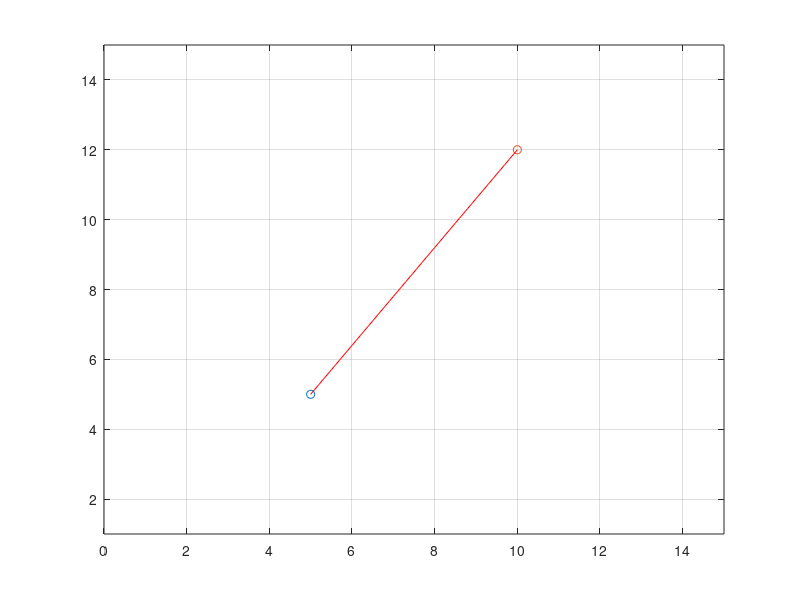
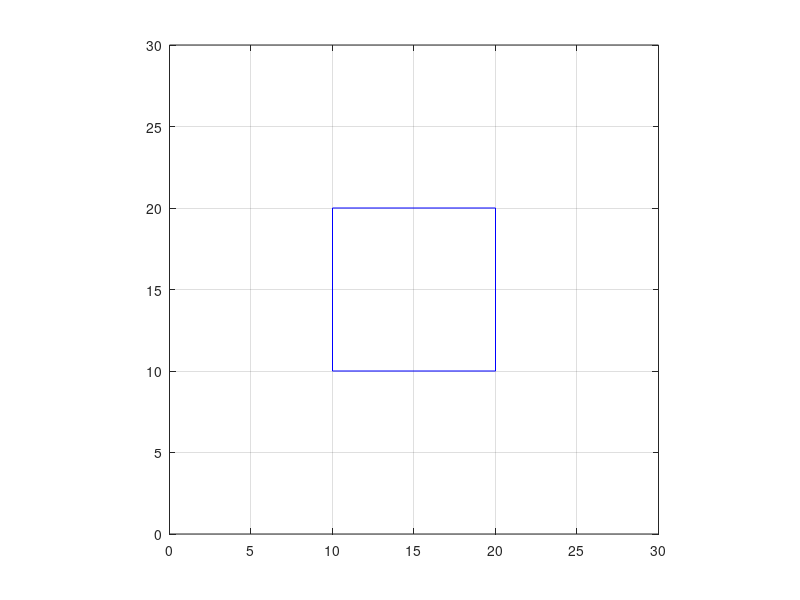

These figures' MATLAB source, in order:

%Ensayo para dibujar lineas en 2d
%linea recta entre dos puntos 2D
%punto A x1,y1 punto B x2,y2
x1=5;y1=5;
x2=10;y2=12;
plot(x1,y1,'o',x2,y2,'o')
axis([0 15 1 15])
grid on
hold on
x=[x1:0.1:x2]; %definir el vector independiente
m=(y2-y1)/(x2-x1); %pendiente de la recta
y=(m.*(x-x1))+y1; %vector dependiente
plot(x,y,'r')
hold off
pause(3)
figure %cambio de figura
%Se trata de un cuadrado con cuatro puntos
%el punto P1= 20,20 el P2= 10,20 P3=10,10 P4=20,10
%se hace un vector (x) y otro (y) y luego
%otra matriz de "conexiones"
%o sean dos rectas del nodo P1 al P2 y al P4 y otras
%dos rectas del nodo P3 al P2 y al P4
x=[20 10 10 20];
y=[20 20 10 10];
xd1=[x(1) x(1);x(2) x(4)];
yd1=[y(1) y(1);y(2) y(4)];
xd2=[x(3) x(3);x(2) x(4)];
yd2=[y(3) y(3);y(2) y(4)];
%dibuja al mismo tiempo 4 rectas
plot(xd1,yd1,'b',xd2,yd2,'b')
axis([0 30 0 30])
axis equal
grid on